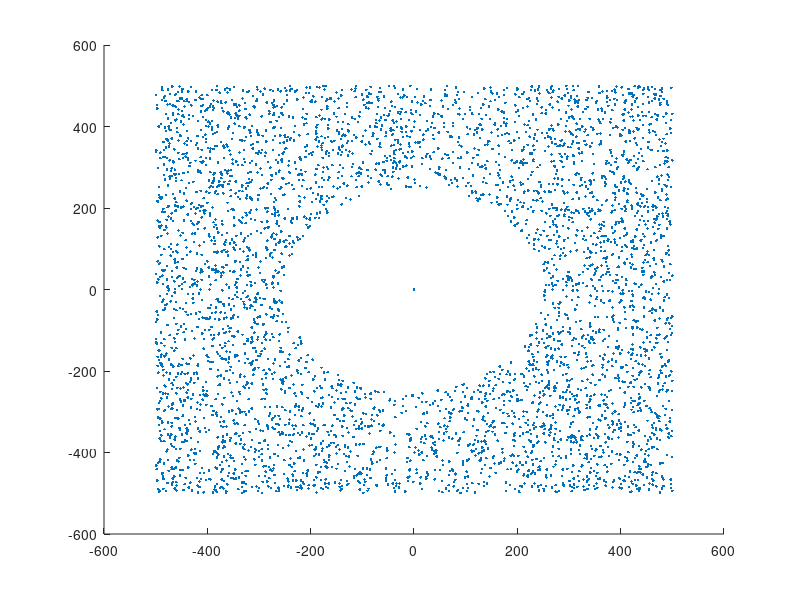
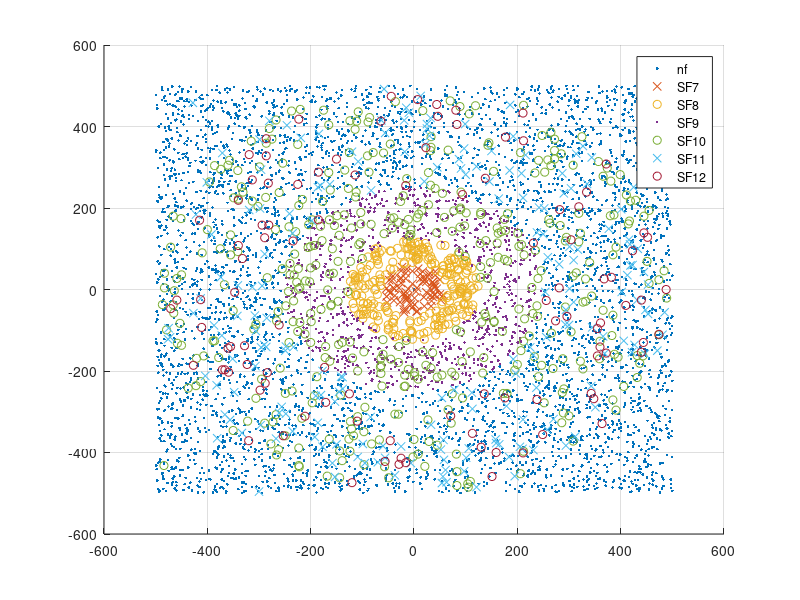

Reproduce these figures in MATLAB, in order.
close all; clear all;

%% Parameters
periods=[900,900,1800,ones(1,97)*3600];
eds=6600;
map_size=1000;

H=1;
for i = 1:length(periods),
  H = lcm(H, periods(i));
end
disp(['Hyperperiod ',num2str(H)])

positions=[randi(map_size,[eds,1])-map_size/2, randi(map_size,[eds,1])-map_size/2];
distances = sqrt(positions(:,1).^2 + positions(:,2).^2);
selected_periods = periods(randi(100, eds, 1))';
instances = H./selected_periods;

nodes = [(1:eds)', positions, distances, selected_periods, zeros(eds,2), instances];

% Indexes:
% 1 index
% 2 pos x
% 3 pos y
% 4 dist
% 5 period
% 6 ?
% 7 SF
% 8 instances

%% Plot nodes
scatter(nodes(:,2), nodes(:,3), '.')
title('Positions')



for i = 1:length(nodes),
  if (nodes(i,5)/100 > 32)
    nodes(i,7) = 12;
  elseif (nodes(i,5)/100 > 16)
    nodes(i,7) = 11;
  elseif (nodes(i,5)/100 > 8)
    nodes(i,7) = 10;
  elseif (nodes(i,5)/100 > 4)
    nodes(i,7) = 9;
   elseif (nodes(i,5)/100 > 2)
    nodes(i,7) = 8;
  elseif (nodes(i,5)/100 > 1)
    nodes(i,7) = 7;
  end 
end  

for i = 1:length(nodes(:,1)),
  if (nodes(i,4) < 62.5)
    nodes(i,6) = min(7,nodes(i,7));
  elseif (nodes(i,4) < 125)% && nodes(i,5)==9000)    
    nodes(i,6) = min(8,nodes(i,7));
  elseif (nodes(i,4) < 250)% && nodes(i,5)==9000)    
    nodes(i,6) = min(9,nodes(i,7));
  elseif (nodes(i,4) < 500)% && nodes(i,5)==9000)    
    nodes(i,6) = min(10,nodes(i,7));
  elseif (nodes(i,4) < 1000)% && nodes(i,5)==9000)    
    nodes(i,6) = min(11,nodes(i,7));
  elseif (nodes(i,4) < 2000)% && nodes(i,5)==9000)    
    nodes(i,6) = min(12,nodes(i,7));
  end
end

devices = sortrows(nodes,6);
MsgToT = sum(devices(:,8))
F = find(devices(:,6) < 100);
Fnodes = devices(1:length(F),:);
if (length(F) < eds)
  NFnodes = devices(length(F(:,1))+1:eds,:);
else
  NFnodes = zeros(1,8);
end

MsgsT_P = sum(Fnodes(:,8))
MsgSF7 = Fnodes(1:length(find(Fnodes(:,6)<8)),:);

if (length(find(Fnodes(:,6)>8))>0 && length(find(Fnodes(:,6)<9)>0))
  MsgSF8 = Fnodes(length(find(Fnodes(:,6)<8))+1:length(find(Fnodes(:,6)<9)),:);
  if (length(find(Fnodes(:,6)>9))>0 && length(find(Fnodes(:,6)<10)>0))
    MsgSF9 = Fnodes(length(find(Fnodes(:,6)<9))+1:length(find(Fnodes(:,6)<10)),:);
    if (length(find(Fnodes(:,6)>10))>0 && length(find(Fnodes(:,6)<11)>0))
      MsgSF10 = Fnodes(length(find(Fnodes(:,6)<10))+1:length(find(Fnodes(:,6)<11)),:);
      if (length(find(Fnodes(:,6)>11))>0 && length(find(Fnodes(:,6)<12)>0))
        MsgSF11 = Fnodes(length(find(Fnodes(:,6)<11))+1:length(find(Fnodes(:,6)>12)),:);
        if (length(find(Fnodes(:,6)>11))>0)
          MsgSF12 = Fnodes(length(find(Fnodes(:,6)<12))+1:length(Fnodes(:,6)),:);
        end
      else
        MsgSF11 = Fnodes(length(find(Fnodes(:,6)<11)+1):length(Fnodes(:,6)),:);
        MsgSF12 = zeros(1,8);
       end
    else
      MsgSF10 = Fnodes(length(find(Fnodes(:,6)<10)+1):length(Fnodes(:,6)),:);
      MsgSF11 = zeros(1,8);
      MsgSF12 = zeros(1,8);
    end
  else
    MsgSF9 = Fnodes(length(find(Fnodes(:,6)<9)+1):length(Fnodes(:,6)),:);
    MsgSF10 = zeros(1,8);
    MsgSF11 = zeros(1,8);
    MsgSF12 = zeros(1,8);
    end
else
  MsgSF8 = Fnodes(length(find(Fnodes(:,6)<8))+1:length(Fnodes(:,6)),:);
  MsgSF9 = zeros(1,8);
  MsgSF10 = zeros(1,8);
  MsgSF11 = zeros(1,8);
  MsgSF12 = zeros(1,8);
end


% Factibilidad
%Acomodo los msgs por SF hasta saturar cada uno. Lo que queda lo sumo a los nodes no factibles.
final=0
while(final==0)
  if (sum(MsgSF7(:,8)) <= H)
    if (sum(MsgSF8(:,8)) <= H/2)
      if (sum(MsgSF9(:,8)) <= H/4)
          if (sum(MsgSF10(:,8)) <= H/8)
            if (sum(MsgSF11(:,8)) <= H/16)
              if (sum(MsgSF12(:,8)) <= H/32)
                 factibe=1;
                 final=1;
              else
                factible=0
                i=1;
                while (sum(MsgSF12(1:i,8)) <= H/32)
                  i=i+1;
                end
                MsgSF12(i:length(MsgSF12),6)=MsgSF12(i:length(MsgSF12),6)+88;
                NFnodes=[MsgSF12(i:length(MsgSF12),:);NFnodes];
                MsgSF12=MsgSF12(1:i-1,:);
                final=1 
              end
            else
%             if (sum(MsgSF12(:,8)) <= 112)
                i=1;
                while (sum(MsgSF11(1:i,8)) <= H/16)
                  i=i+1;
                end
                MsgSF11(i:length(MsgSF11),6)=MsgSF11(i:length(MsgSF11),6)+1;
                MsgSF12=[MsgSF11(i:length(MsgSF11),:);MsgSF12];
                MsgSF11=MsgSF11(1:i-1,:);
%              end
            end  
          else
%            if (sum(MsgSF11(:,8)) <= 250)
              i=1;
              while (sum(MsgSF10(1:i,8)) <= H/8)
                i=i+1;
              end
              MsgSF10(i:length(MsgSF10),6)=MsgSF10(i:length(MsgSF10),6)+1;
              MsgSF11=[MsgSF10(i:length(MsgSF10),:);MsgSF11];
              MsgSF10=MsgSF10(1:i-1,:);
%            end
          end  
      else
%     if (sum(MsgSF10(:,8)) <= 450)
          i=1;
          while (sum(MsgSF9(1:i,8)) <= H/4)
            i=i+1;
          end
          MsgSF9(i:length(MsgSF9),6)=MsgSF9(i:length(MsgSF9),6)+1;
          MsgSF10=[MsgSF9(i:length(MsgSF9),:);MsgSF10];
          MsgSF9=MsgSF9(1:i-1,:);
%     end
      end
    else
%       if (sum(MsgSF9(:,8)) <= 900)
          i=1;
          while (sum(MsgSF8(1:i,8)) <= H/2)
            i=i+1;
          end
          MsgSF8(i:length(MsgSF8),6)=MsgSF8(i:length(MsgSF8),6)+1;
          MsgSF9=[MsgSF8(i:length(MsgSF8),:);MsgSF9];
          MsgSF8=MsgSF8(1:i-1,:);
%       end
    end
  else
%     if (sum(MsgSF8(:,8)) <= 1800)
      i=1;
      while (sum(MsgSF7(1:i,8)) <= H)
        i=i+1;
      end
      MsgSF7(i:length(MsgSF7),6)=MsgSF7(i:length(MsgSF7),6)+1;
      MsgSF8=[MsgSF7(i:length(MsgSF7),:);MsgSF8];
      MsgSF7=MsgSF7(1:i-1,:);
%     end  
  end
end
%NFnodes=devices(length(F(:,1))+1:eds,:);
SF7=sum(MsgSF7(:,8))
SF8=sum(MsgSF8(:,8))
SF9=sum(MsgSF9(:,8))
SF10=sum(MsgSF10(:,8))
SF11=sum(MsgSF11(:,8))
SF12=sum(MsgSF12(:,8))
NF=sum(NFnodes(:,8))

scatter(NFnodes(:,2),NFnodes(:,3),'.r')

figure
scatter(NFnodes(:,2),NFnodes(:,3),'.r')
hold
scatter(MsgSF7(:,2),MsgSF7(:,3),'xb')
scatter(MsgSF8(:,2),MsgSF8(:,3),'or')
scatter(MsgSF9(:,2),MsgSF9(:,3),'.k')
scatter(MsgSF10(:,2),MsgSF10(:,3),'-y')
scatter(MsgSF11(:,2),MsgSF11(:,3),'xm')
scatter(MsgSF12(:,2),MsgSF12(:,3),'oc')
grid
legend('nf','SF7','SF8','SF9','SF10','SF11','SF12')
